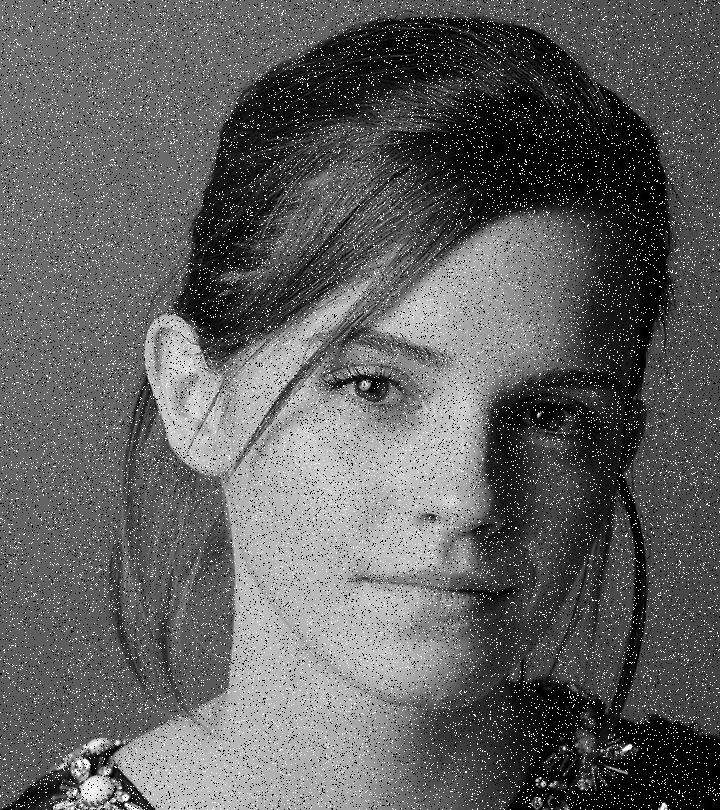
#> input picture images/emma_noisy.png, 720 x 810 px
$ jupyter execute q8_salt_pepper_filtering.ipynb   (shell and % lines are left out)
#> lines starting #> are read from the running program, lines starting #| are printed output that depends on the picture
# Question 8 — Salt and Pepper Noise Filtering
- (a) Apply Gaussian smoothing
- (b) Apply median filtering

[cell 1]
import cv2 as cv
import numpy as np
import matplotlib.pyplot as plt

def show_gray(img, title=''):
    plt.figure(figsize=(5, 5))
    plt.imshow(img, cmap='gray', vmin=0, vmax=255)
    plt.title(title)
    plt.axis('off')
    plt.show()

[cell 2]
# Load the noisy image (given input)
noisy = cv.imread('images/emma_noisy.png', cv.IMREAD_GRAYSCALE)
#> noisy is the input picture: shape (810, 720); min 0, max 255, mean 95.9
assert noisy is not None
show_gray(noisy, 'Input — Salt & Pepper Noisy Image')

[cell 3]
# (a) Gaussian smoothing
# Averages neighbouring pixels — blurs noise but also blurs edges.
# Not ideal for salt & pepper: extreme outlier pixels (0 or 255)
# pull the local average away from the true value.
gaussian = cv.GaussianBlur(noisy, (5, 5), 1)
show_gray(gaussian, 'Gaussian Smoothing (5×5, σ=1)')
cv.imwrite('outputs/q8a_gaussian.png', gaussian)
#> Out = True

[cell 4]
# (b) Median filtering
# Replaces each pixel with the median of its neighbourhood.
# Salt/pepper pixels (0 or 255) are extreme outliers — they rarely
# become the median, so they get removed cleanly without blurring edges.
median = cv.medianBlur(noisy, 5)
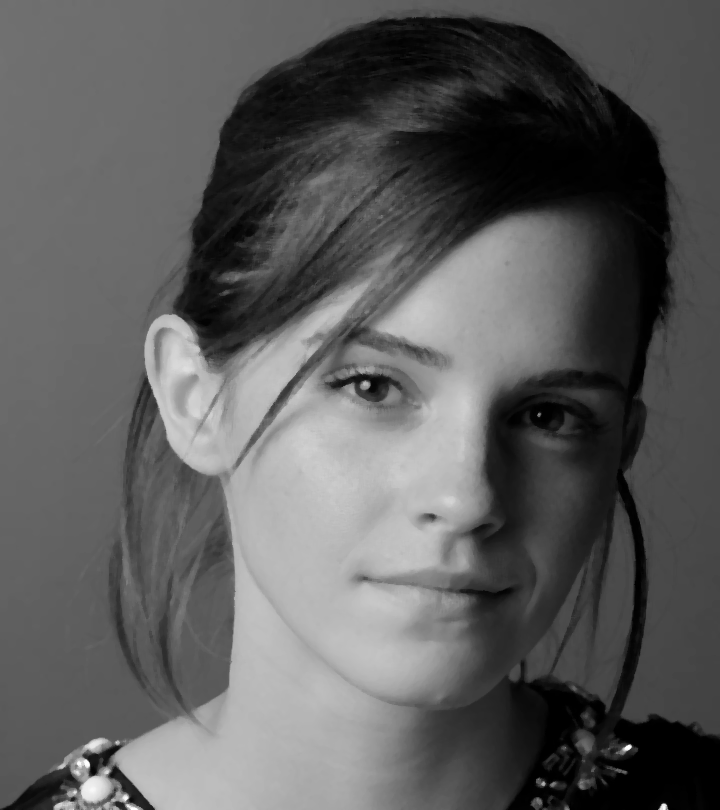
#> median: shape (810, 720); min 0, max 255, mean 92.2
show_gray(median, 'Median Filtering (5×5)')
cv.imwrite('outputs/q8b_median.png', median)
#> Out = True

[cell 5]
# Side-by-side comparison
fig, axes = plt.subplots(1, 3, figsize=(18, 5))
for ax, img, title in zip(axes,
    [noisy, gaussian, median],
    ['Salt & Pepper (input)', 'Gaussian (5×5)', 'Median (5×5)']):
    ax.imshow(img, cmap='gray', vmin=0, vmax=255)
    ax.set_title(title); ax.axis('off')
#> this loop made 3 passes
#> title on passes 1 to 3: 'Salt & Pepper (input)', 'Gaussian (5×5)', 'Median (5×5)'
plt.tight_layout()
plt.savefig('outputs/q8_comparison.png', dpi=150, bbox_inches='tight')
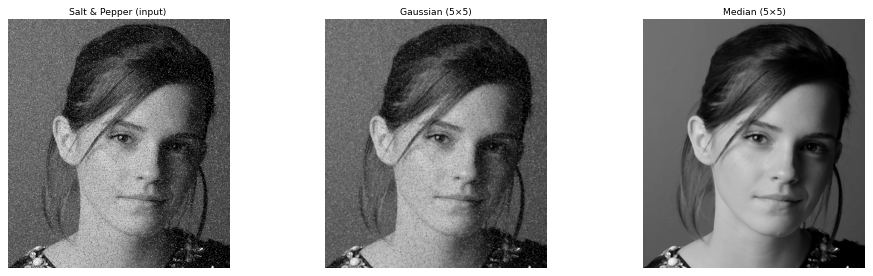
#> figure drawn by matplotlib, 3 panels
plt.show()

print('Conclusion:')
print('  Median filter handles salt & pepper noise far better than Gaussian.')
print('  Gaussian spreads and blurs the noise; median removes outliers cleanly')
print('  while preserving edges — making it the preferred filter for this noise type.')

[cell 6]
# Effect of kernel size on both filters
sizes = [3, 5, 7]
fig, axes = plt.subplots(2, 3, figsize=(18, 10))

for i, k in enumerate(sizes):
    g = cv.GaussianBlur(noisy, (k, k), k / 3)
    m = cv.medianBlur(noisy, k)
    axes[0, i].imshow(g, cmap='gray', vmin=0, vmax=255)
    axes[0, i].set_title(f'Gaussian {k}×{k}'); axes[0, i].axis('off')
    axes[1, i].imshow(m, cmap='gray', vmin=0, vmax=255)
    axes[1, i].set_title(f'Median {k}×{k}');   axes[1, i].axis('off')
#> this loop made 3 passes
#> pass 2, `g = cv.GaussianBlur(noisy, (k, k), k / 3)`:
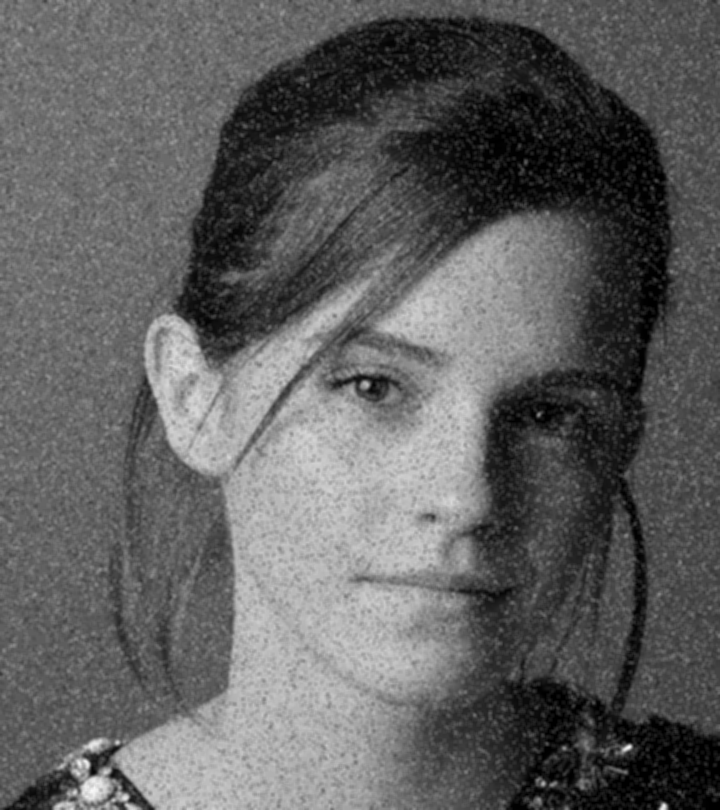
#> g: shape (810, 720); min 0, max 248, mean 95.9

plt.suptitle('Effect of Kernel Size — Gaussian (top) vs Median (bottom)', fontsize=13)
plt.tight_layout()
plt.savefig('outputs/q8_kernel_sizes.png', dpi=150, bbox_inches='tight')
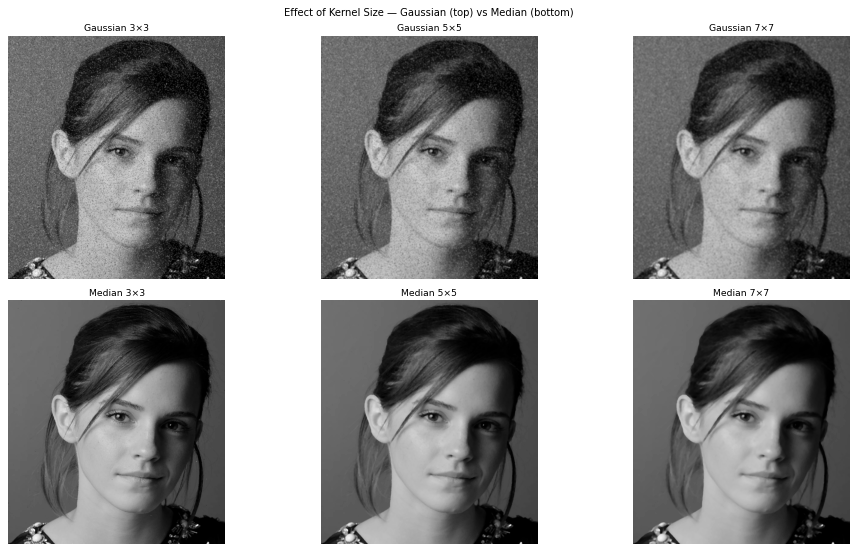
#> figure drawn by matplotlib, 6 panels
plt.show()

$ run again, with images/feet-shoes-rock.png copied over images/emma_noisy.png
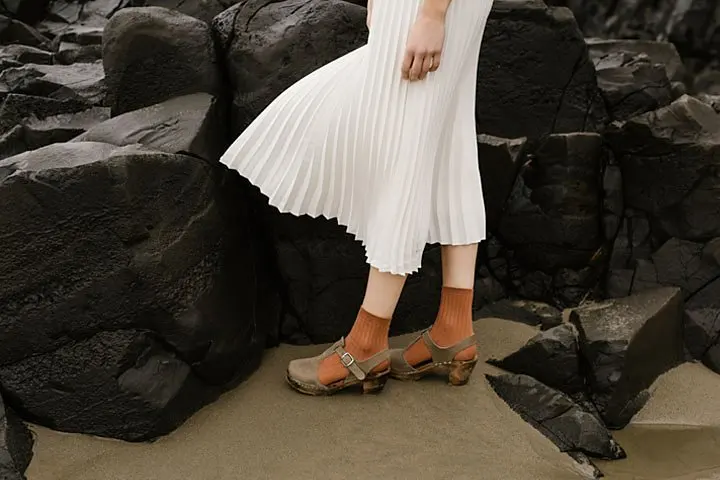
#> input picture images/feet-shoes-rock.png, 720 x 480 px
#> `noisy = cv.imread('images/emma_noisy.png', cv.IMREAD_GRAYSCALE)`:
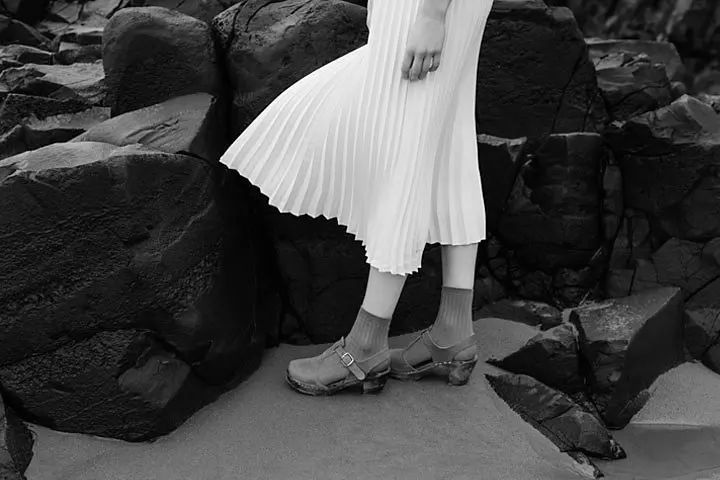
#> noisy: shape (480, 720); min 0, max 255, mean 69.1
#> `cv.imwrite('outputs/q8a_gaussian.png', gaussian)`: Out = True
#> the loop `for ax, img, title in zip(axes, [noisy, gaussian, median], ['Salt & Pe..` made 3 passes
#> title on passes 1 to 3: 'Salt & Pepper (input)', 'Gaussian (5×5)', 'Median (5×5)'
#> the loop `for i, k in enumerate(sizes):` made 3 passes
#> pass 3, `g = cv.GaussianBlur(noisy, (k, k), k / 3)`:
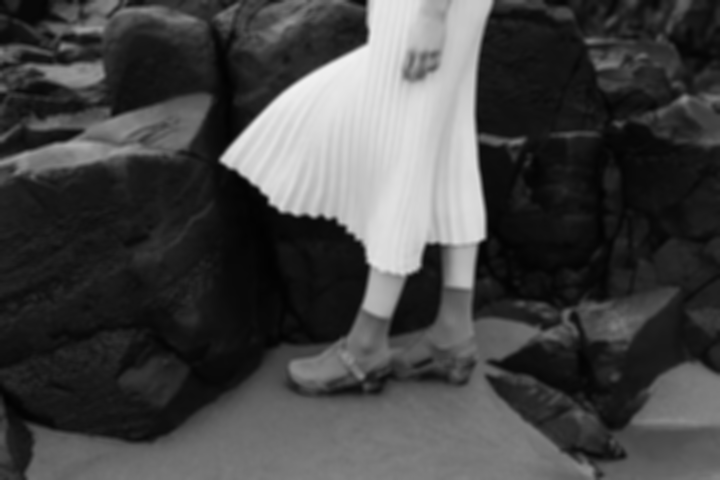
#> g: shape (480, 720); min 2, max 241, mean 69.1
